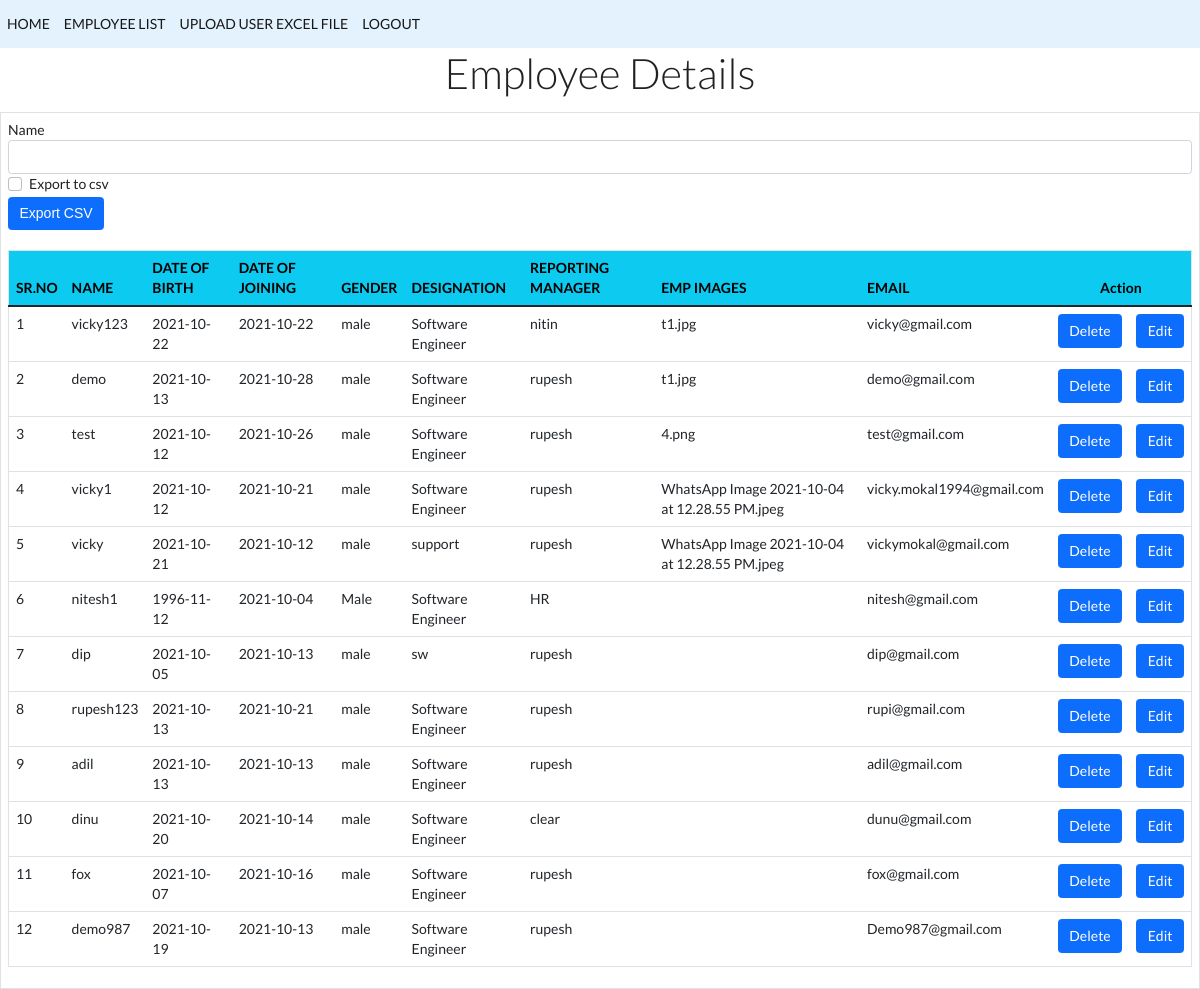
The page /emplist/ (signed in) on the database its author committed.
### app1/models.py (models this page shows)
class Employee(models.Model):
	name=models.CharField(max_length=30)
	date_of_birth=models.CharField(max_length=50)
	date_of_joining=models.CharField(max_length=50)
	gender=models.CharField(default=None,max_length=50)
	designation=models.CharField(max_length=50)
	reporting_manager=models.CharField(max_length=50)
	emp_image=models.ImageField(upload_to='static/app1/images',default='',blank=True)
	password=models.CharField(max_length=500)
	email=models.CharField(max_length=100,unique=True)

### app1/middlewares/login_required_middleware.py (the view)
	def middleware(request):
		user=request.session.get('user')
		if user:
			response = get_response(request)
			return response
		else:
			return redirect('login')

### app1/forms.py
class EmployeeSearchForm(forms.ModelForm):
    export_to_CSV = forms.BooleanField(required=False)
    name=forms.CharField(required=False)
    class Meta:
        model = Employee
        fields = ['name']

### app1/views.py (called while the page is built, shortened)
def emplist(request):
	header="List of Employee"
	form=EmployeeSearchForm(request.POST or None)
	emp=Employee.objects.all()
	context={
		'emp':emp,
		'form':form
	}
	return render(request,'emplist.html',context)

### app1/templates/emplist.html (shortened to what this page needs)
{% extends 'base.html' %}
{% load crispy_forms_tags %}
{% block content %}
<div class="container-4">
	<h4 class="display-5 text-center ">Employee Details</h4>
	<div class="border p-2 " >
	<form method='POST' action=''>{% csrf_token %}
    			{{form|crispy}}
       			 <input class='btn btn-primary' type="submit" value='Export CSV'/>
	</form>
		<table class="table border">
			<thead class="btn-info">
				<tr>
					<th>SR.NO</th>
					<th>NAME
					</th>
					<th>DATE OF BIRTH</th><br>
					<th>DATE OF JOINING</th>
					<th>GENDER</th>
					<th>DESIGNATION</th>
					<th>REPORTING MANAGER</th>
					<th>EMP IMAGES</th>
					<th>EMAIL</th>
					<th colspan="2">
                    	<center>Action</center>
                	</th>
				</tr>
			</thead>
			<tbody>
				{% for e in emp %}
				<tr>
					<td>{{forloop.counter}}</td>
					<td>{{e.name}}</td>
					<td>{{e.date_of_birth}}</td>
					<td>{{e.date_of_joining}}</td>
					<td>{{e.gender}}</td>
					<td>{{e.designation}}</td>
					<td>{{e.reporting_manager}}</td>
					<td>{{e.emp_image}}</td>
					<td>{{e.email}}</td>
					<td><a class="btn btn-primary " href="/empdelete/{{e.id}}/">Delete</a></td>
                	<td>
                    	 <a class="btn btn-primary" href="/empedit/{{e.id}}/"> Edit </a>
                	</td>
				</tr>
				{% endfor %}
			</tbody>
	</div>
</div>
{% endblock %}

### app1/templates/base.html (shortened to what this page needs)
<!doctype html>
<html lang="en">
  <head>
    <link href="https://cdn.jsdelivr.net/npm/bootstrap@5.1.3/dist/css/bootstrap.min.css" rel="stylesheet">
    {% load static%}
    <link rel="stylesheet" type="text/css" href="{% static 'app1/css/semantic.min.css' %}">
    <link rel="stylesheet" href="https://cdnjs.cloudflare.com/ajax/libs/font-awesome/5.10.0/css/all.min.css" />
  </head>
  <body>
    <nav class="navbar navbar-expand-lg navbar-light " style="background-color: #e3f2fd;">
    <div class="collapse navbar-collapse" id="navbarSupportedContent">
      <ul class="navbar-nav ml-auto mb-2 mb-lg-0">
        {% if request.session.user %}
        <li class="nav-item">
          <a class="nav-link active" aria-current="page" href="/">HOME</a>
        </li>
        <li class="nav-item">
          <a class="nav-link active" aria-current="page" href="/emplist">EMPLOYEE LIST</a>
        </li>
        <li class="nav-item">
          <a class="nav-link active " aria-current="page" href="/simple_upload">UPLOAD USER EXCEL FILE</a>
        </li>
        <li class="nav-item">
          <a class="nav-link active" aria-current="page" href="/logout">LOGOUT</a>
        </li>
        {% endif %}
      </ul>
    </div>
</nav>
{% block content %}
{% endblock %}
</body>
</html>

### rows shown on the page
Employee: name "vicky123", date_of_birth "2021-10-22", date_of_joining "2021-10-22", gender "male", designation "Software Engineer", reporting_manager "nitin", emp_image "t1.jpg", email "vicky@gmail.com"
Employee: name "demo", date_of_birth "2021-10-13", date_of_joining "2021-10-28", gender "male", designation "Software Engineer", reporting_manager "rupesh", emp_image "t1.jpg", email "demo@gmail.com"
Employee: name "test", date_of_birth "2021-10-12", date_of_joining "2021-10-26", gender "male", designation "Software Engineer", reporting_manager "rupesh", emp_image "4.png", email "test@gmail.com"
Employee: name "vicky1", date_of_birth "2021-10-12", date_of_joining "2021-10-21", gender "male", designation "Software Engineer", reporting_manager "rupesh", emp_image "WhatsApp Image 2021-10-04 at 12.28.55 PM.jpeg", email "vicky.mokal1994@gmail.com"
Employee: name "vicky", date_of_birth "2021-10-21", date_of_joining "2021-10-12", gender "male", designation "support", reporting_manager "rupesh", emp_image "WhatsApp Image 2021-10-04 at 12.28.55 PM.jpeg", email "vickymokal@gmail.com"
Employee: name "nitesh1", date_of_birth "1996-11-12", date_of_joining "2021-10-04", gender "Male", designation "Software Engineer", reporting_manager "HR", email "nitesh@gmail.com"
Employee: name "dip", date_of_birth "2021-10-05", date_of_joining "2021-10-13", gender "male", designation "sw", reporting_manager "rupesh", email "dip@gmail.com"
Employee: name "rupesh123", date_of_birth "2021-10-13", date_of_joining "2021-10-21", gender "male", designation "Software Engineer", reporting_manager "rupesh", email "rupi@gmail.com"
Employee: name "adil", date_of_birth "2021-10-13", date_of_joining "2021-10-13", gender "male", designation "Software Engineer", reporting_manager "rupesh", email "adil@gmail.com"
Employee: name "dinu", date_of_birth "2021-10-20", date_of_joining "2021-10-14", gender "male", designation "Software Engineer", reporting_manager "clear", email "dunu@gmail.com"
Employee: name "fox", date_of_birth "2021-10-07", date_of_joining "2021-10-16", gender "male", designation "Software Engineer", reporting_manager "rupesh", email "fox@gmail.com"
Employee: name "demo987", date_of_birth "2021-10-19", date_of_joining "2021-10-13", gender "male", designation "Software Engineer", reporting_manager "rupesh", email "Demo987@gmail.com"
